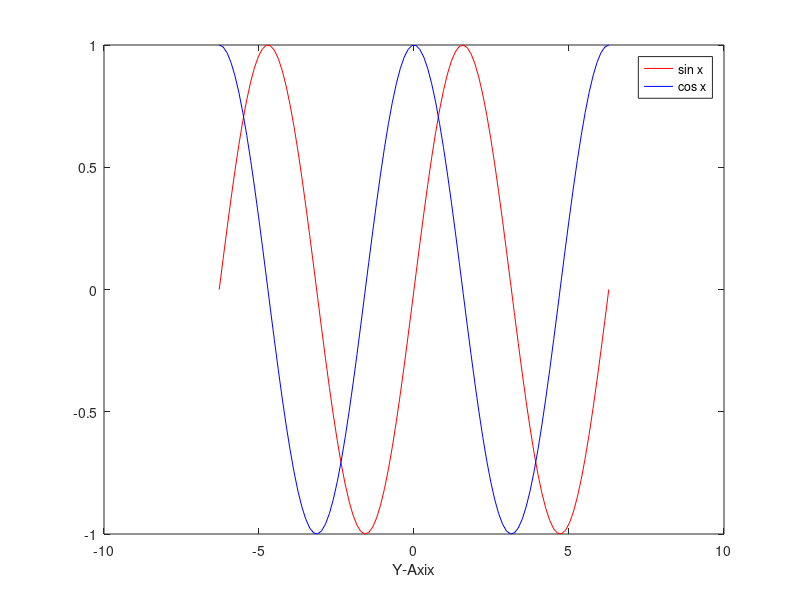

Write the MATLAB code that produced this figure.
x= linspace(-2*pi,2*pi,100);
y1=sin(x);
y2=cos(x);
plot(x,y1,'r',x,y2,'b');
xlabel('X-Axix');
xlabel('Y-Axix');
legend('sin x','cos x')